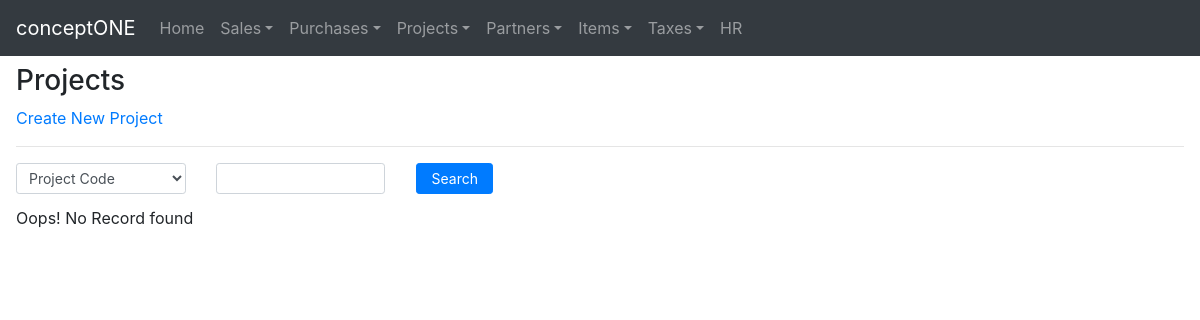
The app's page /projects/, older data.
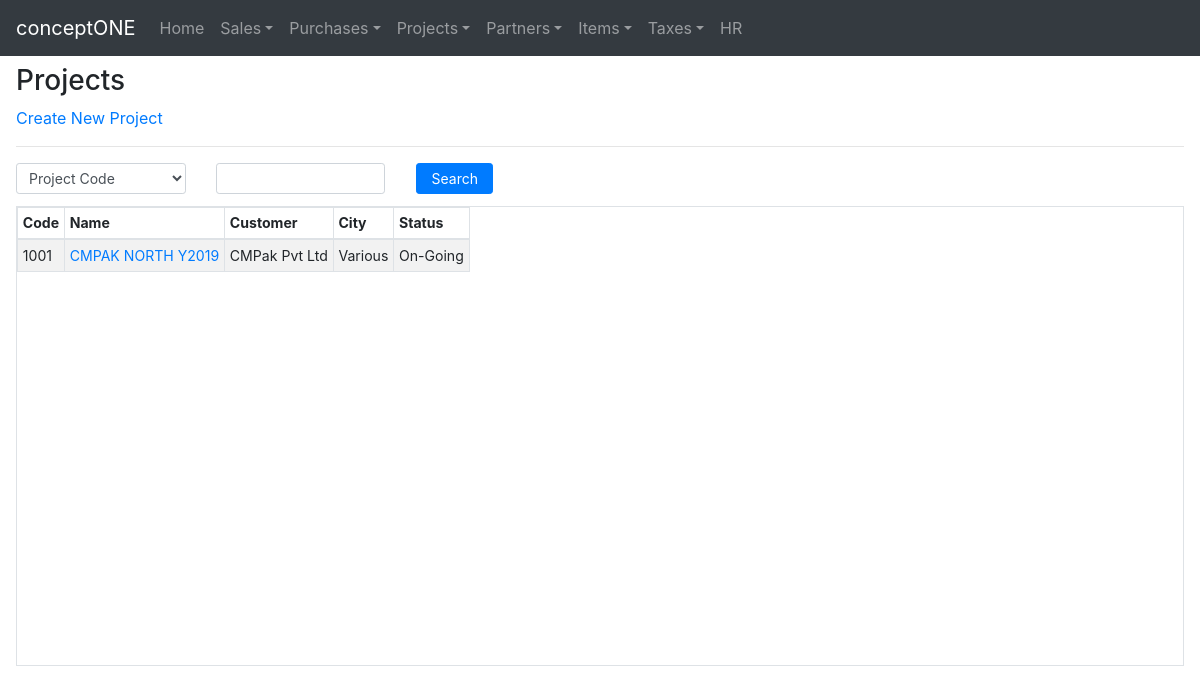
The same page, newer data.
### crudbasic/models.py (models this page shows, shortened)
class Projects(models.Model):
    status_flags = [
        ('Prospective','Prospective'),
        ('Completed','Completed'),
        ('On-Going','On-Going'),
    ]
    project_code = models.CharField(max_length=16, unique=True)
    project_name = models.CharField(max_length=128, unique=True)
    project_customer = models.ForeignKey(Customers, on_delete=models.PROTECT)
    project_city = models.CharField(max_length=128)
    project_status = models.CharField(max_length=16,choices=status_flags)
    created_on = models.DateTimeField(auto_now_add=True)
    updated_on = models.DateTimeField(auto_now=True)

class Customers(models.Model):
    customer_code = models.CharField(max_length=16, unique=True)
    customer_name = models.CharField(max_length=128, unique=True)
    customer_address = models.CharField(max_length=264)
    customer_city = models.CharField(max_length=128)
    customer_phone = models.CharField(max_length=128, blank=True)
    customer_fax = models.CharField(max_length=128, blank=True)
    customer_email = models.EmailField(max_length=192, blank=True)
    customer_ntn_number = models.CharField(max_length=128, blank=True)
    created_on = models.DateTimeField(auto_now_add=True)
    updated_on = models.DateTimeField(auto_now=True)
    def __str__(self):
        return self.customer_name

### crudbasic/views.py (the view, shortened to what this page needs)
# urls.py: path('projects/',views.ProjectView.as_view(),name='projects'),
class ProjectView(TemplateView):
    template_name = 'crudbasic/basedisplay.html'
    def get(self, request, *args, **kwargs):
        main_title = 'Projects'
        create_link= {'name':'Create New Project','value':'crudbasic:createproject'}
        search_form = BasicSearch(caller = Projects)
        table_head_temp = get_col_heads(Projects)
        table_head = []
        for idx, val in enumerate(table_head_temp):
            table_head.append(str(val[1]).split(" ")[1])
        page_data = Projects.objects.order_by('created_on')
        return render(request, self.template_name, {'page_data': page_data,
                                                    'search_form' : search_form,
                                                    'table_head':table_head,
                                                    'main_title':main_title,
                                                    'create_link':create_link
                                                    })

### crudbasic/forms.py
class BasicSearch(forms.Form):
    field_dct = {}
    search_by = forms.ChoiceField(choices=field_dct,widget=forms.Select(attrs={'class':'form-control form-control-sm'}))
    search_for = forms.CharField(widget=forms.TextInput(attrs={'class':'form-control form-control-sm'}))
    def __init__(self,*arg,**kwargs):
        caller = kwargs.pop('caller')
        super(BasicSearch, self).__init__(*arg,**kwargs)
        field_dct = get_col_heads(caller)
        self.fields['search_by'].choices = field_dct

### crudbasic/basic_functions.py (called while the page is built)
def get_col_heads(caller):
    caller_fields = caller._meta.fields
    field_list = []
    human_rdable_list =[]
    for fields in caller_fields:
        column_head = (str(fields)).split(".")
        human_rdable_name = column_head[-1].replace("_"," ").title()
        human_rdable_list.append(human_rdable_name)
        field_list.append(column_head[-1])
    field_list = field_list[1:-2]
    human_rdable_list = human_rdable_list[1:-2]
    field_dct = tuple(zip(field_list,human_rdable_list))
    return field_dct

### templates/crudbasic/basedisplay.html
<!DOCTYPE html>
{% extends 'crudbasic/base.html' %}
{% block body_block %}
<h3 class="">{{ main_title }}</h3>
<a class="" href="{% url create_link.value %}">{{ create_link.name }}</a>
<hr class="">
{% if search_form %}
<form method="POST">{% csrf_token %}
  <div class="row mb-0">
    <div class="col-xl-2 col-lg-3 col-md-4 mb-2">
      {{ search_form.search_by}}
    </div>
    <div class="col-xl-2 col-lg-3 col-md-4 mb-2">
      {{ search_form.search_for }}
    </div>
    <div class="col-xl-1 col-lg-1 col-md-2 pl-2 mb-1 ml-2">
      <button class="btn btn-primary btn-sm button-custom" type="submit" value="search" name="search">Search</button>
    </div>
  </div>
</form>
{% endif %}
<div class="row">
  <div class="col-md-12">
    <div class="mt-0 pb-3 pt-1">
    {% if page_data %}
    <table class="table table-bordered table-striped table-sm table-properties">
      <thead class="">
        <tr>
          {% for head in table_head %}
            <th scope="col">{{ head }}</th>
          {% endfor %}
        </tr>
      </thead>
      <tbody>
        {% if main_title == 'Customers' %}
          {% include 'crudbasic/tables/customertable.html' %}
        {% elif main_title == 'Suppliers' %}
          {% include 'crudbasic/tables/suppliertable.html' %}
        {% elif main_title == 'Items' %}
          {% include 'crudbasic/tables/itemtable.html' %}
        {% elif main_title == 'Projects' %}
          {% include 'crudbasic/tables/projecttable.html' %}
        {% elif main_title == 'Tax Rates' %}
          {% include 'crudbasic/tables/taxratetable.html' %}
        {% elif main_title == 'Purchase Orders' %}
          {% include 'crudbasic/tables/purchaseordertable.html' %}
        {% endif %}
      </tbody>
    </table>
    {% else %}
      <p>Oops! No Record found</p>
    {% endif %}
    </div>
  </div>
</div>
{% endblock %}

### templates/crudbasic/base.html (shortened to what this page needs)
<!DOCTYPE html>
{% load staticfiles %}
<html lang="en" dir="ltr">
  <head>
    <link rel="stylesheet" href="https://stackpath.bootstrapcdn.com/bootstrap/4.3.1/css/bootstrap.min.css">
    <link rel="stylesheet" href="{% static "css/master.css" %}">
  </head>
  <body>
    {% include "crudbasic/navbar.html" %}
      <div class="pr-3 pl-3 pb-2 pt-2">
        {% block body_block %}
        {% endblock %}
      </div>
  </body>
</html>

### templates/crudbasic/navbar.html (shortened to what this page needs)
<!DOCTYPE html>
<nav class="navbar navbar-expand-sm navbar-dark bg-dark">
  <a href="" class="navbar-brand">conceptONE</a>
    <ul class="navbar-nav pl-0 ml-0">
      <li class="nav-item pl-0 ml-0">
        <a class="nav-link" href="{% url 'crudbasic:index' %}">Home</a>
      </li>
      <li class="nav-item dropdown">
        <a class="nav-link dropdown-toggle" data-toggle="dropdown" href="#" role="button" aria-haspopup="true" aria-expanded="false">Sales</a>
      </li>
      <li class="nav-item dropdown">
        <a class="nav-link dropdown-toggle" data-toggle="dropdown" href="#" role="button" aria-haspopup="true" aria-expanded="false">Purchases</a>
      </li>
      <li class="nav-item dropdown">
        <a class="nav-link dropdown-toggle" data-toggle="dropdown" href="#" role="button" aria-haspopup="true" aria-expanded="false">Projects</a>
      </li>
      <li class="nav-item dropdown">
        <a class="nav-link dropdown-toggle" data-toggle="dropdown" href="#" role="button" aria-haspopup="true" aria-expanded="false">Partners</a>
      </li>
      <li class="nav-item dropdown">
          <a class="nav-link dropdown-toggle" data-toggle="dropdown" href="#" role="button" aria-haspopup="true" aria-expanded="false">Items</a>
      </li>
      <li class="nav-item dropdown">
          <a class="nav-link dropdown-toggle" data-toggle="dropdown" href="#" role="button" aria-haspopup="true" aria-expanded="false">Taxes</a>
      </li>
      <li class="nav-item">
        <a class="nav-link" href="#">HR</a>
      </li>
    </ul>
</nav>

### templates/crudbasic/tables/projecttable.html
<!DOCTYPE html>
{% for project in page_data %}
<tr>
  <td>{{ project.project_code }}</td>
  <td>
    <a href="update/{{project.id}}">{{ project.project_name }}</a>
  </td>
  <td>{{ project.project_customer }}</td>
  <td>{{ project.project_city }}</td>
  <td>{{ project.project_status }}</td>
</tr>
{% endfor %}

### static/css/master.css (style rules this page uses)
.table-properties { height: 460px; display: block; overflow-y: scroll; }
.button-custom { width : 100%; }
table { font-size: 0.88rem; }

Row changes from the older to the newer data that the page shows:
added Projects: project_code "1001", project_name "CMPAK NORTH Y2019", project_customer "CMPak Pvt Ltd", project_city "Various", project_status "On-Going"
Text that changed along with them:
new list line: "Code"
new list line: "Name"
new list line: "Customer"
new list line: "City"
new list line: "Status"
text no longer shown: "Oops! No Record found"
